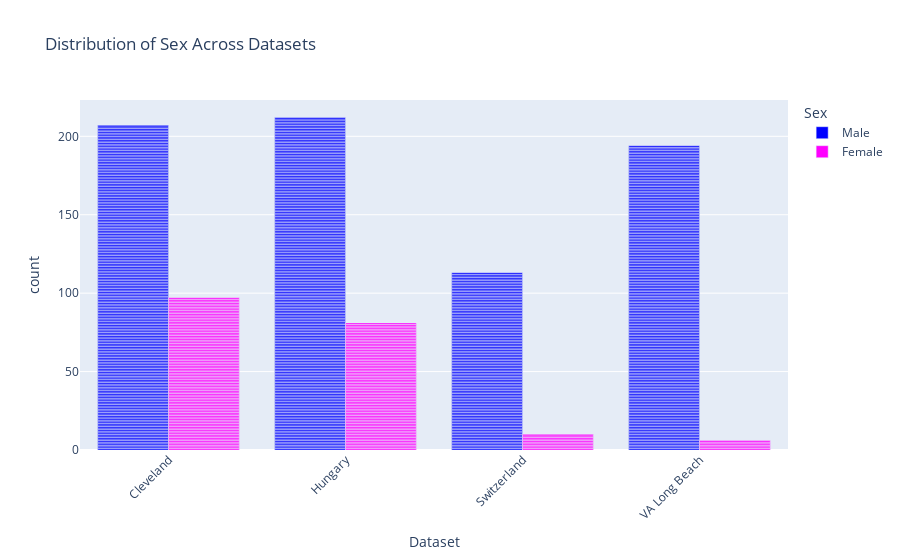
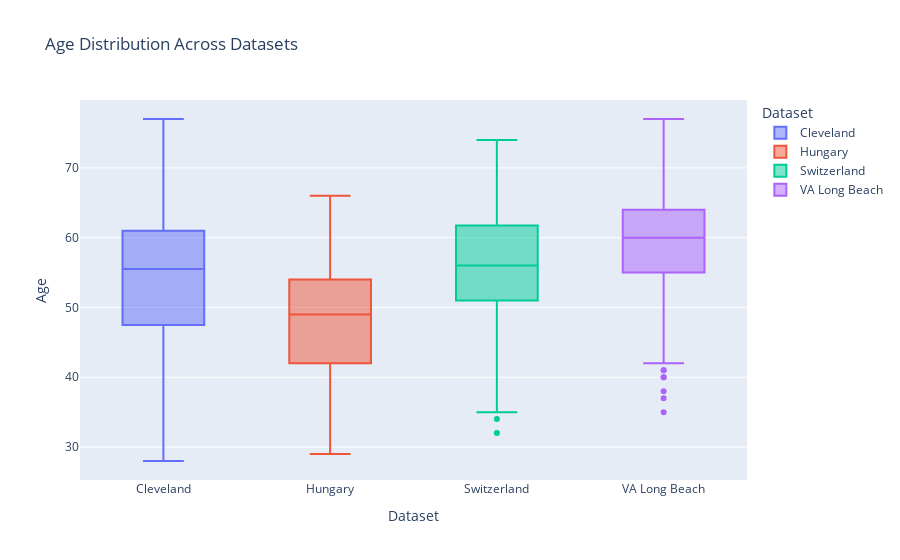
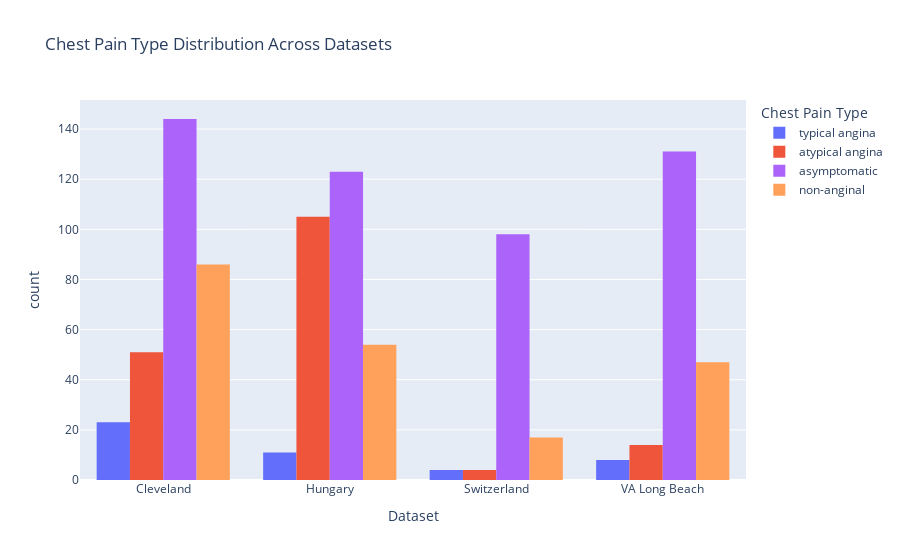

Notebook source saved alongside these figures, in order:
### Code cell
fig = px.bar(df, x='dataset', color='sex', title="Distribution of Sex Across Datasets",
             labels={"dataset": "Dataset", "sex": "Sex"},
             category_orders={"dataset": ["Cleveland", "Hungary", "Switzerland", "VA Long Beach"]},
             color_discrete_map={"Male": "blue", "Female": "magenta"})
fig.update_layout(barmode='group', xaxis_tickangle=-45)
fig.show()

# Additional analysis
# Distribution of age across datasets
fig_age = px.box(df, x='dataset', y='age', color='dataset',
                 title="Age Distribution Across Datasets",
                 labels={"dataset": "Dataset", "age": "Age"},
                 category_orders={"dataset": ["Cleveland", "Hungary", "Switzerland", "VA Long Beach"]})
fig_age.show()

# Distribution of chest pain types across datasets
fig_cp = px.histogram(df, x='dataset', color='cp',
                      title="Chest Pain Type Distribution Across Datasets",
                      labels={"dataset": "Dataset", "cp": "Chest Pain Type"},
                      category_orders={"dataset": ["Cleveland", "Hungary", "Switzerland", "VA Long Beach"], "cp": ["typical angina", "atypical angina", "non-anginal pain", "asymptomatic"]},
                      barmode='group')
fig_cp.show()

# Correlation heatmap
# Corrected to ensure only numeric columns are considered for correlation
numeric_df = df.select_dtypes(include=[np.number])
corr = numeric_df.corr()

fig_corr = px.imshow(corr, text_auto=True, aspect="auto",
                     title="Correlation Heatmap",
                     labels={"color": "Correlation Coefficient"})
fig_corr.show()

### Figure 1 — Plotly figure (JSON) as saved in the notebook; plotly's stock layout.template omitted (floating-point values rounded to 4 significant figures; data arrays with more than 128 entries replaced by an {"elided": "..."} marker saying what was removed)
{"data": [{"alignmentgroup": "True", "hovertemplate": "Sex=Male<br>Dataset=%{x}<br>count=%{y}<extra></extra>", "legendgroup": "Male", "marker": {"color": "blue", "pattern": {"shape": ""}}, "name": "Male", "offsetgroup": "Male", "orientation": "v", "showlegend": true, "textposition": "auto", "type": "bar", "x": {"elided": "726 str values"}, "xaxis": "x", "y": {"elided": "726 int values"}, "yaxis": "y"}, {"alignmentgroup": "True", "hovertemplate": "Sex=Female<br>Dataset=%{x}<br>count=%{y}<extra></extra>", "legendgroup": "Female", "marker": {"color": "magenta", "pattern": {"shape": ""}}, "name": "Female", "offsetgroup": "Female", "orientation": "v", "showlegend": true, "textposition": "auto", "type": "bar", "x": {"elided": "194 str values"}, "xaxis": "x", "y": {"elided": "194 int values"}, "yaxis": "y"}], "layout": {"barmode": "group", "legend": {"title": {"text": "Sex"}, "tracegroupgap": 0}, "title": {"text": "Distribution of Sex Across Datasets"}, "xaxis": {"anchor": "y", "categoryarray": ["Cleveland", "Hungary", "Switzerland", "VA Long Beach"], "categoryorder": "array", "domain": [0, 1], "tickangle": -45, "title": {"text": "Dataset"}}, "yaxis": {"anchor": "x", "domain": [0, 1], "title": {"text": "count"}}}}

### Figure 2 — Plotly figure (JSON) as saved in the notebook; plotly's stock layout.template omitted (floating-point values rounded to 4 significant figures; data arrays with more than 128 entries replaced by an {"elided": "..."} marker saying what was removed)
{"data": [{"alignmentgroup": "True", "hovertemplate": "Dataset=%{x}<br>Age=%{y}<extra></extra>", "legendgroup": "Cleveland", "marker": {"color": "#636efa"}, "name": "Cleveland", "notched": false, "offsetgroup": "Cleveland", "orientation": "v", "showlegend": true, "type": "box", "x": {"elided": "304 str values"}, "x0": " ", "xaxis": "x", "y": {"elided": "304 int values"}, "y0": " ", "yaxis": "y"}, {"alignmentgroup": "True", "hovertemplate": "Dataset=%{x}<br>Age=%{y}<extra></extra>", "legendgroup": "Hungary", "marker": {"color": "#EF553B"}, "name": "Hungary", "notched": false, "offsetgroup": "Hungary", "orientation": "v", "showlegend": true, "type": "box", "x": {"elided": "293 str values"}, "x0": " ", "xaxis": "x", "y": {"elided": "293 int values"}, "y0": " ", "yaxis": "y"}, {"alignmentgroup": "True", "hovertemplate": "Dataset=%{x}<br>Age=%{y}<extra></extra>", "legendgroup": "Switzerland", "marker": {"color": "#00cc96"}, "name": "Switzerland", "notched": false, "offsetgroup": "Switzerland", "orientation": "v", "showlegend": true, "type": "box", "x": ["Switzerland", "Switzerland", "Switzerland", "Switzerland", "Switzerland", "Switzerland", "Switzerland", "Switzerland", "Switzerland", "Switzerland", "Switzerland", "Switzerland", "Switzerland", "Switzerland", "Switzerland", "Switzerland", "Switzerland", "Switzerland", "Switzerland", "Switzerland", "Switzerland", "Switzerland", "Switzerland", "Switzerland", "Switzerland", "Switzerland", "Switzerland", "Switzerland", "Switzerland", "Switzerland", "Switzerland", "Switzerland", "Switzerland", "Switzerland", "Switzerland", "Switzerland", "Switzerland", "Switzerland", "Switzerland", "Switzerland", "Switzerland", "Switzerland", "Switzerland", "Switzerland", "Switzerland", "Switzerland", "Switzerland", "Switzerland", "Switzerland", "Switzerland", "Switzerland", "Switzerland", "Switzerland", "Switzerland", "Switzerland", "Switzerland", "Switzerland", "Switzerland", "Switzerland", "Switzerland", "Switzerland", "Switzerland", "Switzerland", "Switzerland", "Switzerland", "Switzerland", "Switzerland", "Switzerland", "Switzerland", "Switzerland", "Switzerland", "Switzerland", "Switzerland", "Switzerland", "Switzerland", "Switzerland", "Switzerland", "Switzerland", "Switzerland", "Switzerland", "Switzerland", "Switzerland", "Switzerland", "Switzerland", "Switzerland", "Switzerland", "Switzerland", "Switzerland", "Switzerland", "Switzerland", "Switzerland", "Switzerland", "Switzerland", "Switzerland", "Switzerland", "Switzerland", "Switzerland", "Switzerland", "Switzerland", "Switzerland", "Switzerland", "Switzerland", "Switzerland", "Switzerland", "Switzerland", "Switzerland", "Switzerland", "Switzerland", "Switzerland", "Switzerland", "Switzerland", "Switzerland", "Switzerland", "Switzerland", "Switzerland", "Switzerland", "Switzerland", "Switzerland", "Switzerland", "Switzerland", "Switzerland", "Switzerland", "Switzerland"], "x0": " ", "xaxis": "x", "y": [32, 34, 35, 36, 38, 38, 38, 38, 38, 38, 40, 41, 42, 42, 43, 43, 43, 45, 46, 46, 47, 47, 47, 47, 48, 50, 50, 50, 50, 51, 51, 51, 51, 51, 51, 51, 52, 52, 52, 52, 53, 53, 53, 53, 53, 53, 53, 53, 54, 54, 54, 55, 55, 55, 55, 56, 56, 56, 56, 56, 56, 56, 56, 57, 57, 57, 57, 57, 57, 58, 58, 58, 59, 59, 59, 59, 59, 60, 60, 60, 60, 60, 60, 61, 61, 61, 61, 61, 61, 61, 61, 61, 62, 62, 62, 62, 62, 62, 62, 63, 63, 63, 63, 63, 64, 64, 64, 65, 65, 65, 65, 66, 66, 67, 68, 68, 69, 69, 70, 70, 72, 73, 74], "y0": " ", "yaxis": "y"}, {"alignmentgroup": "True", "hovertemplate": "Dataset=%{x}<br>Age=%{y}<extra></extra>", "legendgroup": "VA Long Beach", "marker": {"color": "#ab63fa"}, "name": "VA Long Beach", "notched": false, "offsetgroup": "VA Long Beach", "orientation": "v", "showlegend": true, "type": "box", "x": {"elided": "200 str values"}, "x0": " ", "xaxis": "x", "y": {"elided": "200 int values"}, "y0": " ", "yaxis": "y"}], "layout": {"boxmode": "overlay", "legend": {"title": {"text": "Dataset"}, "tracegroupgap": 0}, "title": {"text": "Age Distribution Across Datasets"}, "xaxis": {"anchor": "y", "categoryarray": ["Cleveland", "Hungary", "Switzerland", "VA Long Beach"], "categoryorder": "array", "domain": [0, 1], "title": {"text": "Dataset"}}, "yaxis": {"anchor": "x", "domain": [0, 1], "title": {"text": "Age"}}}}

### Figure 3 — Plotly figure (JSON) as saved in the notebook; plotly's stock layout.template omitted (floating-point values rounded to 4 significant figures; data arrays with more than 128 entries replaced by an {"elided": "..."} marker saying what was removed)
{"data": [{"alignmentgroup": "True", "bingroup": "x", "hovertemplate": "Chest Pain Type=typical angina<br>Dataset=%{x}<br>count=%{y}<extra></extra>", "legendgroup": "typical angina", "marker": {"color": "#636efa", "pattern": {"shape": ""}}, "name": "typical angina", "offsetgroup": "typical angina", "orientation": "v", "showlegend": true, "type": "histogram", "x": ["Cleveland", "Cleveland", "Cleveland", "Cleveland", "Cleveland", "Cleveland", "Cleveland", "Cleveland", "Cleveland", "Cleveland", "Cleveland", "Cleveland", "Cleveland", "Cleveland", "Cleveland", "Cleveland", "Cleveland", "Cleveland", "Cleveland", "Cleveland", "Cleveland", "Cleveland", "Cleveland", "Hungary", "Hungary", "Hungary", "Hungary", "Hungary", "Hungary", "Hungary", "Hungary", "Hungary", "Hungary", "Hungary", "Switzerland", "Switzerland", "Switzerland", "Switzerland", "VA Long Beach", "VA Long Beach", "VA Long Beach", "VA Long Beach", "VA Long Beach", "VA Long Beach", "VA Long Beach", "VA Long Beach"], "xaxis": "x", "yaxis": "y"}, {"alignmentgroup": "True", "bingroup": "x", "hovertemplate": "Chest Pain Type=atypical angina<br>Dataset=%{x}<br>count=%{y}<extra></extra>", "legendgroup": "atypical angina", "marker": {"color": "#EF553B", "pattern": {"shape": ""}}, "name": "atypical angina", "offsetgroup": "atypical angina", "orientation": "v", "showlegend": true, "type": "histogram", "x": {"elided": "174 str values"}, "xaxis": "x", "yaxis": "y"}, {"alignmentgroup": "True", "bingroup": "x", "hovertemplate": "Chest Pain Type=asymptomatic<br>Dataset=%{x}<br>count=%{y}<extra></extra>", "legendgroup": "asymptomatic", "marker": {"color": "#ab63fa", "pattern": {"shape": ""}}, "name": "asymptomatic", "offsetgroup": "asymptomatic", "orientation": "v", "showlegend": true, "type": "histogram", "x": {"elided": "496 str values"}, "xaxis": "x", "yaxis": "y"}, {"alignmentgroup": "True", "bingroup": "x", "hovertemplate": "Chest Pain Type=non-anginal<br>Dataset=%{x}<br>count=%{y}<extra></extra>", "legendgroup": "non-anginal", "marker": {"color": "#FFA15A", "pattern": {"shape": ""}}, "name": "non-anginal", "offsetgroup": "non-anginal", "orientation": "v", "showlegend": true, "type": "histogram", "x": {"elided": "204 str values"}, "xaxis": "x", "yaxis": "y"}], "layout": {"barmode": "group", "legend": {"title": {"text": "Chest Pain Type"}, "tracegroupgap": 0}, "title": {"text": "Chest Pain Type Distribution Across Datasets"}, "xaxis": {"anchor": "y", "categoryarray": ["Cleveland", "Hungary", "Switzerland", "VA Long Beach"], "categoryorder": "array", "domain": [0, 1], "title": {"text": "Dataset"}}, "yaxis": {"anchor": "x", "domain": [0, 1], "title": {"text": "count"}}}}
